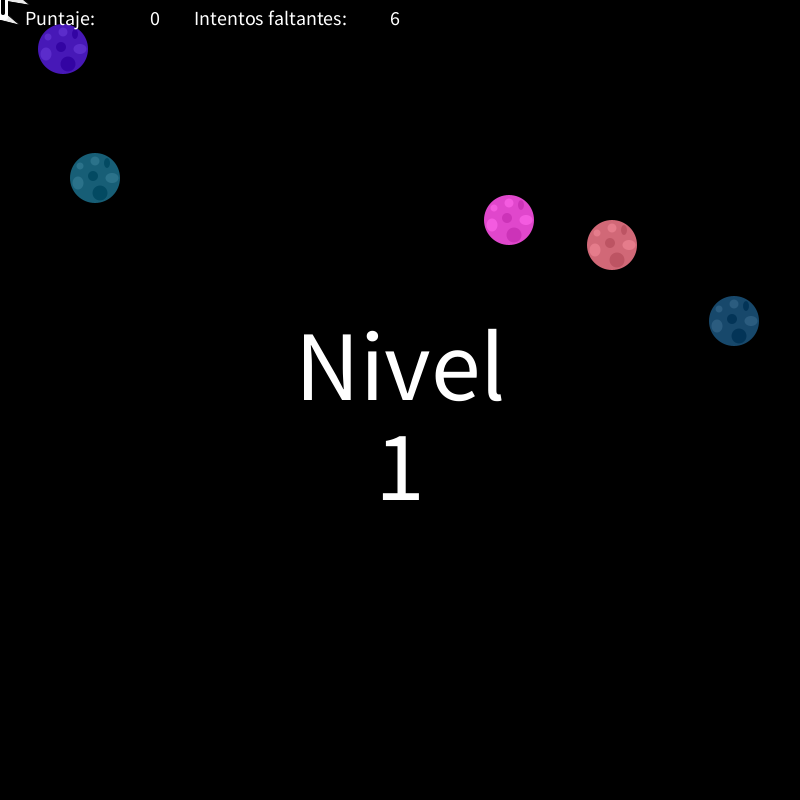
Frame 1 (no input)
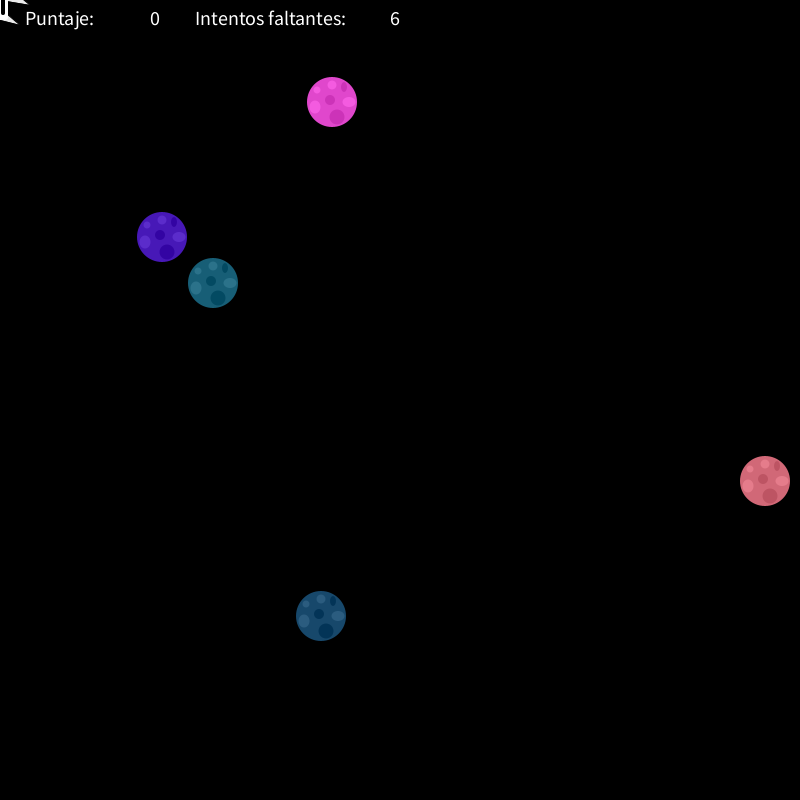
Frame 60 (the mouse pressed at the canvas centre just before this capture)
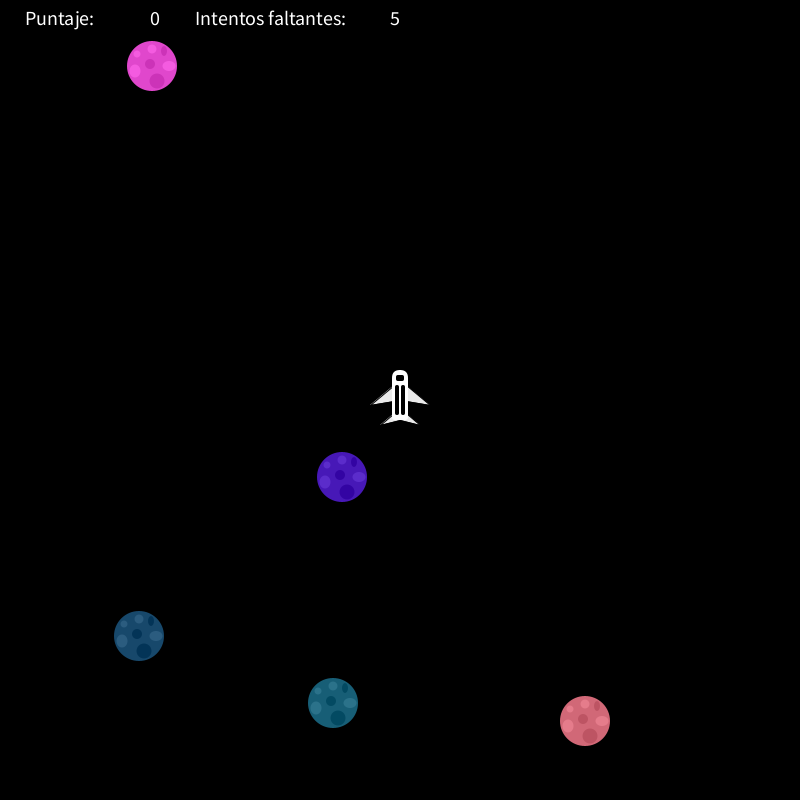
Frame 120 (the mouse held since frame 60 and released just before this capture)

The Processing sketch that drew these frames (run headless with seeded random() and noise(); from frame 60 on, the mouse is pressed at the canvas centre):

// Processing sketch: practica_juegodelingeniero
// ── practica_juegodelingeniero.pde
int max=5;
int[] xpos=new int[max]; 
int[] ypos=new int[max];
int[] velx=new int[max];
int[] vely=new int[max];
int[] r=new int[max]; 
int[] g=new int[max]; 
int[] b=new int[max];
int[] mostrar=new int[max];
int correctos=0;
int puntos=0;
int intentos=6;
int mostrarn=1;
int vel;
int niv=1;
int mostn=0;
void setup() {
  size(800, 800);
  //fullScreen();
  if(width>800){
    vel=25;
  }else{
    vel=9;
  }
  for (int i=0; i<max; i++) {
    int x=int (random(26, width-26));
    int y=int (random(26, height-26));
    r[i]=int(random(20, 235));
    g[i]=int(random(20, 235));
    b[i]=int(random(20, 235));
    xpos[i]=x;
    ypos[i]=y;
    velx[i]=0;
    while (velx[i]==0) {
      velx[i]=int(random(-vel, vel));
    }
    vely[i]=0;
    while (vely[i]==0) {
      vely[i]=int(random(-vel, vel));
    }
    mostrar[i]=1;
  }
}
void draw() {
  fondo();
  meteoro();
  nave();
  puntaje();
  parar();
  reinicio();
  nivel();
}
void nivel() {
  if(mostn<50){
    fill(255);
    textSize(100);
    textAlign(CENTER);
    text("Nivel", width/2, height/2);
    text(niv, width/2, height/2+100);
  }
  mostn+=1;
}
void reinicio() {
  if (mostrarn==1) {
    if (correctos==max) {
      niv+=1;
      mostn=0;
      max+=5;
      vel+=2;
      xpos=new int[max]; 
      ypos=new int[max];
      velx=new int[max];
      vely=new int[max];
      r=new int[max]; 
      g=new int[max]; 
      b=new int[max];
      mostrar=new int[max];
      for (int i=0; i<max; i++) {
        int x=int (random(26, width-26));
        int y=int (random(26, height-26));
        r[i]=int(random(20, 235));
        g[i]=int(random(20, 235));
        b[i]=int(random(20, 235));
        xpos[i]=x;
        ypos[i]=y;
        velx[i]=0;
        while (velx[i]==0) {
          velx[i]=int(random(-vel, vel));
        }
        vely[i]=0;
        while (vely[i]==0) {
          vely[i]=int(random(-vel, vel));
        }
        mostrar[i]=1;
      }
      correctos=0;
      if (intentos<6) {
        intentos=6;
      }
    }
  }
}
void parar() {
  if (intentos<=0) {
    for (int i=0; i<max; i++) {
      mostrar[i]=0;
    }
    mostrarn=0;
    if (puntos>0) {
      fill(255);
      textSize(100);
      textAlign(CENTER);
      text("GANASTE", width/2, height/2-100);
      textSize(50);
      text("Puntaje final:", width/2, height/2);
      text(puntos, width/2, height/2+100);
      textSize(40);
      text("Iniciar", width/2, height/2+200);
    } else {
      textSize(100);
      textAlign(CENTER);
      text("PERDISTE", width/2, height/2);
      textSize(40);
      text("Iniciar", width/2, height/2+200);
    }
  }
}
void puntaje() {
  if (mostrarn==1) {
    noStroke();
    fill(255);
    textSize(20);
    textAlign(LEFT);
    text("Puntaje:", 25, 25);
    textAlign(RIGHT);
    text(puntos, 160, 25);
    textAlign(CENTER);
    text("Intentos faltantes:", 270, 25);
    textAlign(RIGHT);
    text(intentos, 400, 25);
  }
}
void nave() {
  if (mostrarn==1) {
    noCursor();
    fill(98, 98, 98);
    rectMode(CENTER);
    stroke(0);
    fill(234, 234, 234);
    triangle(mouseX-30, mouseY+5, mouseX, mouseY-20, mouseX, mouseY);
    triangle(mouseX+30, mouseY+5, mouseX, mouseY-20, mouseX, mouseY);
    triangle(mouseX-20, mouseY+25, mouseX, mouseY+20, mouseX, mouseY+8);
    triangle(mouseX+20, mouseY+25, mouseX, mouseY+20, mouseX, mouseY+8);
    fill(255, 255, 255);
    noStroke();
    rect(mouseX, mouseY, 16, 40, 0, 0, 3, 3);
    rect(mouseX, mouseY-20, 16, 20, 20, 100, 0, 0);
    fill(0);
    rect(mouseX-3, mouseY, 4, 30, 2, 2, 2, 2);
    rect(mouseX+3, mouseY, 4, 30, 2, 2, 2, 2);
    rect(mouseX, mouseY-22, 8, 6, 2, 2, 2, 2);
  } else {
    cursor(0);
  }
}
void fondo() {
 background(0);
}
void meteoro() {
  for (int i=0; i<max; i++) {
    if (mostrar[i]==1) {
      fill(r[i], g[i], b[i]);
      noStroke();
      ellipse(xpos[i], ypos[i], 50, 50);
      fill(r[i]-20, g[i]-20, b[i]-20);
      ellipse(xpos[i]-2, ypos[i]-2, 10, 10);
      fill(r[i]-20, g[i]-20, b[i]-20);
      ellipse(xpos[i]+5, ypos[i]+15, 15, 15);
      fill(r[i]-20, g[i]-20, b[i]-20);
      ellipse(xpos[i]+12, ypos[i]-15, 6, 10);
      fill(r[i]+20, g[i]+20, b[i]+20);
      ellipse(xpos[i]+17, ypos[i], 13, 10);
      fill(r[i]+20, g[i]+20, b[i]+20);
      ellipse(xpos[i]-17, ypos[i]+5, 11, 13);
      fill(r[i]+20, g[i]+20, b[i]+20);
      ellipse(xpos[i], ypos[i]-17, 9, 9);
      fill(r[i]+20, g[i]+20, b[i]+20);
      ellipse(xpos[i]-15, ypos[i]-12, 7, 7);
      xpos[i]+=velx[i];
      ypos[i]+=vely[i];
      if (xpos[i]>=width-25) {
        velx[i] *= -1;
      }
      if (xpos[i]<=25) {
        velx[i] *= -1;
      }
      if (ypos[i]>=height-25) {
        vely[i] *= -1;
      }
      if (ypos[i]<=25) {
        vely[i] *= -1;
      }
    }
  }
}
void mousePressed() {
  if (mostrarn==1) {
    for (int i=0; i<max; i++) {
      if (dist(xpos[i], ypos[i], mouseX, mouseY)<(50)) {
        mostrar[i]=0;
        puntos+=10;
        intentos+=1;
        xpos[i]=width+26;
        ypos[i]=height+26;
      }
    }
  } else {
    if (mouseX>344 && mouseX<460 && mouseY>570 && mouseY<600) {
      max=5;
      xpos=new int[max]; 
      ypos=new int[max];
      velx=new int[max];
      vely=new int[max];
      r=new int[max]; 
      g=new int[max]; 
      b=new int[max];
      mostrar=new int[max];
      correctos=0;
      puntos=0;
      intentos=7;
      mostrarn=1;
      if(width>800){
        vel=25;
      }else{
        vel=9;
      }
      niv=1;
      mostn=0;
      for (int i=0; i<max; i++) {
        int x=int (random(26, width-26));
        int y=int (random(26, height-26));
        r[i]=int(random(20, 235));
        g[i]=int(random(20, 235));
        b[i]=int(random(20, 235));
        xpos[i]=x;
        ypos[i]=y;
        velx[i]=0;
        while (velx[i]==0) {
          velx[i]=int(random(-vel, vel));
        }
        vely[i]=0;
        while (vely[i]==0) {
          vely[i]=int(random(-vel, vel));
        }
        mostrar[i]=1;
      }
    }
  }
  intentos-=1;
  println(mouseX, mouseY);
}
